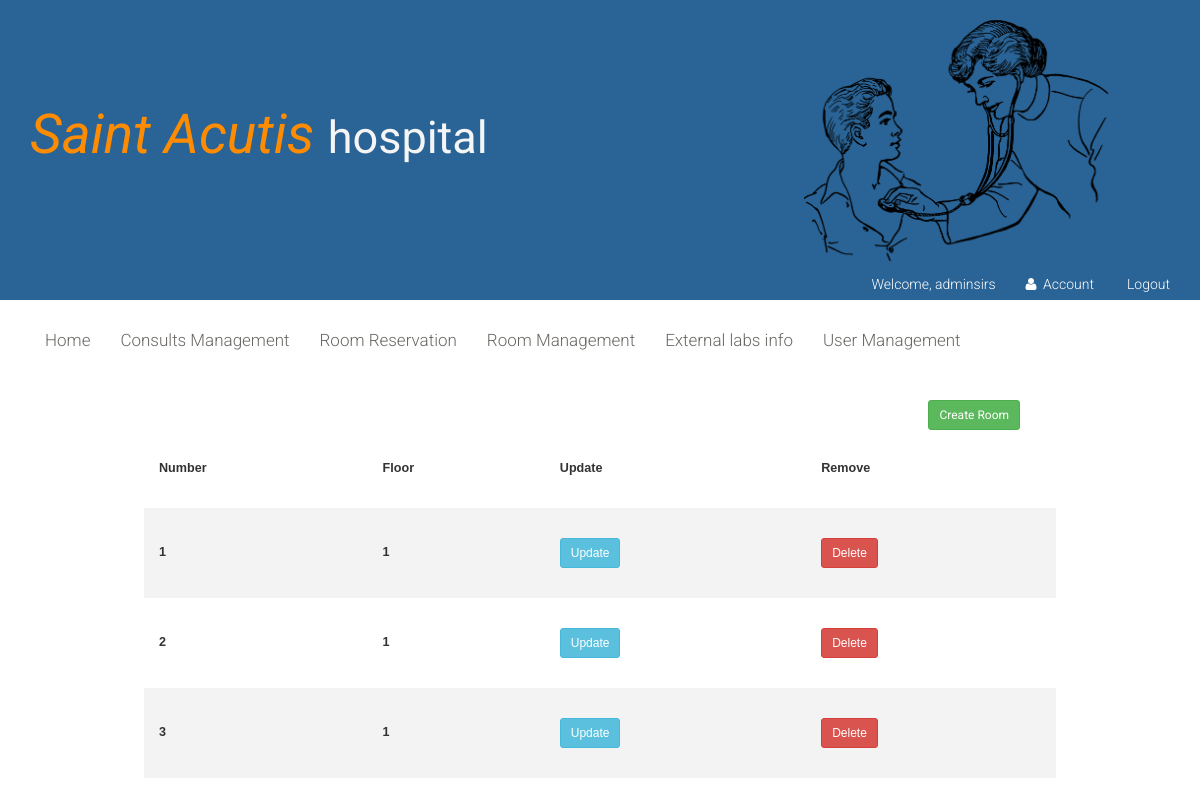
Page /rooms-management/ (signed in) on the committed database.
### SAH/models.py (models this page shows, shortened)
class Room(models.Model):
    number = models.IntegerField( blank=True, null=True)
    floor = models.IntegerField( blank=True, null=True)

### SAH/views.py (the view)
# urls.py: path('rooms-management/', views.rooms_management, name='rooms-management'),
def rooms_management(request):
    if request.user.is_authenticated and request.user.is_superuser:
        return render(request, 'rooms-management.html', {'rooms': Room.objects.all()})
    return redirect('login')

### SAH/templates/rooms-management.html (shortened to what this page needs)
{% extends "layout.html" %}
{% block content %}
	<section style="width: 100%; height:auto">
        <p>
            <a class="btn btn-sm btn-success" style="
             float:right;margin-right:180px"  href="{% url 'create-room' %}" >Create Room </a>
         </p>
        <div   >
                <div   >
                <table class="styled-table">
                <tr>
                    <th>Number</th>
                    <th>Floor </th>
                    <th>Update</th>
                    <th>Remove</th>
                </tr>
                {% for room in rooms %}
                    <tr>
                        <th>{{ room.number }}</th>
                        <th>{{ room.floor }}</th>
                        <th><a class="btn btn-sm btn-info" href="{% url 'update-room' room.id %}">Update</a></th>
                        <th><a class="btn btn-sm btn-danger" href="{% url 'deleteRoom' room.id %}">Delete</a></th>
                    </tr>
                {%  endfor %}
                </table>
        </div>
    </div>
	</section>
{% endblock %}

### SAH/templates/layout.html (shortened to what this page needs)
<!DOCTYPE html>
<html lang="en">
<head>
    {% load static %}
    <link href="{% static 'css/bootstrap.min.css' %}" rel="stylesheet">
    <link  href="{% static "css/font-awesome.min.css" %}"  rel="stylesheet">
    <link href="{% static "css/prettyPhoto.css" %}"  rel="stylesheet">
    <link href="{% static "css/price-range.css" %}" rel="stylesheet">
    <link href="{% static "css/animate.css" %}" rel="stylesheet">
    <link href="{% static "css/main.css" %}" rel="stylesheet">
    <link href="{% static "css/responsive.css" %}" rel="stylesheet">
</head>
<body >
	<header >
		<div style="height: 300px; background-color: #2a6496;" >
            <img src="../static/images/img-1.png" style=" background-repeat: no-repeat; position: absolute; height: 250px; width: auto; filter: brightness(10) invert(1); margin-top:20px; margin-left: 67%;" >
            <div class="container">
				<div class="row">
					<div class="col-md-8 clearfix">
						<div class="logo pull-left"  style="margin-top: 95px">
                            <a href="{% url "home" %}" > <span style="color: darkorange; font-size: 55px; font-style: italic"   >Saint Acutis </span></a><span style="color: whitesmoke; font-size: 45px;"   >hospital</span></a>
						</div>
					</div>
					<div class="col-md-12 clearfix" style="margin-top: 90px;">
						<div class="shop-menu clearfix pull-right">
							<ul style="float:right" class="nav navbar-nav" >
                                {% if user.is_authenticated %}
								    <li><a style="background-color: #2a6496; color: white"  href="" > Welcome, {{ user.get_username }}</a></li>
                                    <li><a style="background-color: #2a6496; color: white" href="{% url 'account' %}"><i class="fa fa-user"></i> Account</a></li>
                                    <li ><a style="background-color: #2a6496; color:white"  href="{% url "logout" %}">Logout </a></li>
                                {% else %}
								    <li><a style="background-color: #2a6496; color:white" href="{% url 'login' %}" ><i class="fa fa-sign-in" aria-hidden="true"></i>Login</a></li>
                                {%  endif %}
							</ul>
						</div>
					</div>
				</div>
			</div>
		</div>
            <div class="header-bottom">
                <div class="container " >
                    <div class="row">
                        <div class="col-sm-12">
                            <div class="mainmenu  col-sm-12  pull-left" >
                                <ul style="float:left" class="nav navbar-nav collapse navbar-collapse">
                                    {% if user.is_authenticated and user.is_superuser %}
                                    <li><a href="{% url "home" %}" >Home</a></li>
                                    <li><a href="{% url "consults-management" %}" >Consults Management</a></li>
                                    <li><a href="{% url "room-consult-management" %}" >Room Reservation</a></li>
                                    <li><a href="{% url "rooms-management" %}" >Room Management</a></li>
                                    <li><a href="{% url "external-lab-info" %}" >External labs info</a></li>
                                    <li><a href="{% url "users-management" %}" >User Management</a></li>
                                    {%  elif user.is_authenticated %}
                                    <li><a href="{% url "home" %}" >Home</a></li>
                                    <li><a href="{% url "consults" %}" >Consults</a></li>
                                    {%  else %}
                                    <li><a href="{% url "home" %}" >Home</a></li>
                                    <li><a href="{% url "consults" %}" >Consults</a></li>
                                    {%  endif %}
                                </ul>
                            </div>
                        </div>
                    </div>
                    </div>
                </div>
	</header>
            {% block content %}
            {% endblock %}
</body>
</html>

### SAH/static/css/main.css (style rules this page uses)
body { font-family: 'Roboto', sans-serif; position: relative; font-weight: 400px; }
ul li { list-style: none; }
a { -webkit-transition: 300ms; transition: 300ms; }
.shop-menu ul li { display: inline-block; padding-left: 15px; padding-right: 15px; }
.shop-menu ul li:last-child { padding-right: 0; }
.shop-menu ul li a { background: #FFFFFF; color: #696763; font-family: 'Roboto', sans-serif; font-size: 14px; font-weight: 300; padding: 0; padding-right: 0; margin-top: 10px; }
.shop-menu ul li a i { margin-right: 3px; }
.header-bottom { padding-bottom: 30px; padding-top: 30px; }
.navbar-collapse.collapse { padding-left: 0; }
.mainmenu ul li { padding-right: 15px; padding-left: 15px; }
.mainmenu ul li:first-child { padding-left: 0px; }
.mainmenu ul li a { color: #696763; font-family: 'Roboto', sans-serif; font-size: 17px; font-weight: 300; padding: 0; padding-bottom: 10px; }

### SAH/templates/rooms-management.html (style rules this page uses)
.styled-table { border-collapse: collapse; width:76%; margin-left:12%; margin-right:12%; font-size: 0.9em; font-family: sans-serif; min-width: 400px; }
.styled-table th, .styled-table td { padding: 30px 15px; }
.styled-table tbody tr:nth-of-type(even) { background-color: #f3f3f3; }
.styled-table tbody tr:last-of-type { border-bottom: 2px #009879; }

### rows in the picture
Room: number "1", floor "1"
Room: number "2", floor "1"
Room: number "3", floor "1"

### other values in the picture
{{ user.get_username }} "adminsirs"
